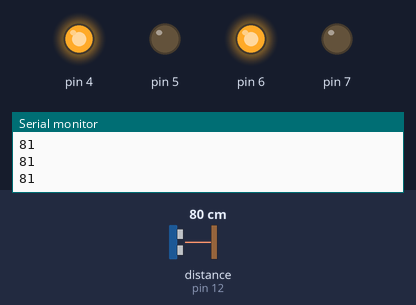
Bench run of a sketch on a simulated Arduino Uno, built with avr-gcc and run on an emulated ATmega328P. Parts: output pins drawn as LEDs (lit = HIGH), the last lines printed to the serial monitor. Inputs (shaded band) come from the test bench; at power-on: distance to the obstacle (sensor on pin 12) 80 cm. The echo pulse lasts 58.3 µs per cm.

Above: at 1.2 s.
1.3 s: distance to the obstacle (sensor on pin 12) set to 32 cm
2.8 s: distance to the obstacle (sensor on pin 12) set to 27 cm
At 3.5 s:
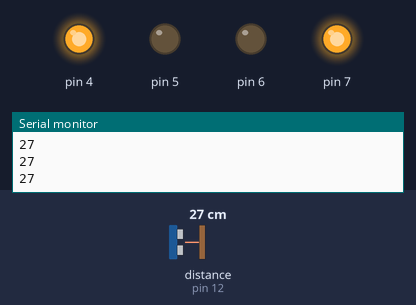
4.3 s: distance to the obstacle (sensor on pin 12) set to 35 cm
At 5.3 s:
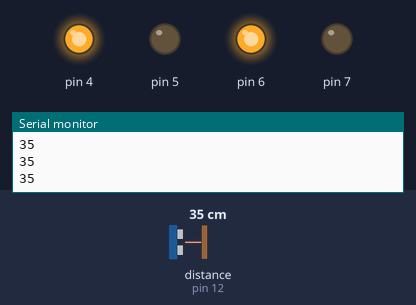
5.8 s: distance to the obstacle (sensor on pin 12) set to 2 cm
At 6.8 s:
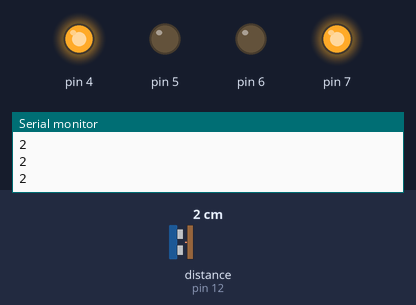
Timing chart, 0 to 8.3 s (numbered marks = the images above; inputs shaded):
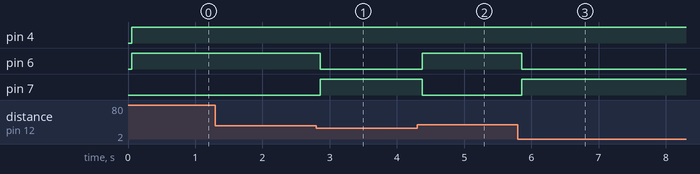

The sketch:

obstacle_avoidance.ino
```cpp
#include <NewPing.h>
int TrigPin=13;
int EchoPin=12;
int MaxDistance=200; // اعلا مسافة 2 متر
int Distance; // متغير حساب المسافة للمقارنه
NewPing sonar(TrigPin, EchoPin, MaxDistance); // تشغيل الحساس uitar وحساب المسافة
void setup() {
   Serial.begin(9600);
   // توصيل الاسلاك حقت L298N
   // كلها اوتبوت عشان اتحكم في المواطير
  pinMode(7,OUTPUT);
  pinMode(6,OUTPUT);
  pinMode(5,OUTPUT);
  pinMode(4,OUTPUT);
}

void loop() {
  Distance = sonar.ping_cm(); // قياس المسافة تخزينها في المتغير distamce
    delay(50);
  Serial.println(Distance);

if(Distance>=30) // اذا المسافة اكبر من 30 كل المواطير تدور مع عقارب الساعة
  {
    // MOTOR1
    digitalWrite(7,LOW);
    digitalWrite(6,HIGH);
    //MOTOR2
    digitalWrite(5,LOW);
    digitalWrite(4,HIGH);
  }

    if(Distance<30) // اذا المسافة اقل من 30 ماطور يلف عكس ماطور
  {
    //MOTOR 1
    digitalWrite(7,HIGH);
    digitalWrite(6,LOW);
    // MOTOR2
    digitalWrite(5,LOW);
    digitalWrite(4,HIGH);
  }

}
```

Measured:
- the behaviour switches between 30 and 29 cm on distance to the obstacle (sensor on pin 12) (found by bisection; images 0 and 1)
- after the input at 2.8 s, pin 6: HIGH → LOW after 0.06 s; pin 7: LOW → HIGH after 0.06 s
- after the input at 4.3 s, pin 6: LOW → HIGH after 0.08 s; pin 7: HIGH → LOW after 0.08 s
- after the input at 5.8 s, pin 6: HIGH → LOW after 0.06 s; pin 7: LOW → HIGH after 0.06 s
